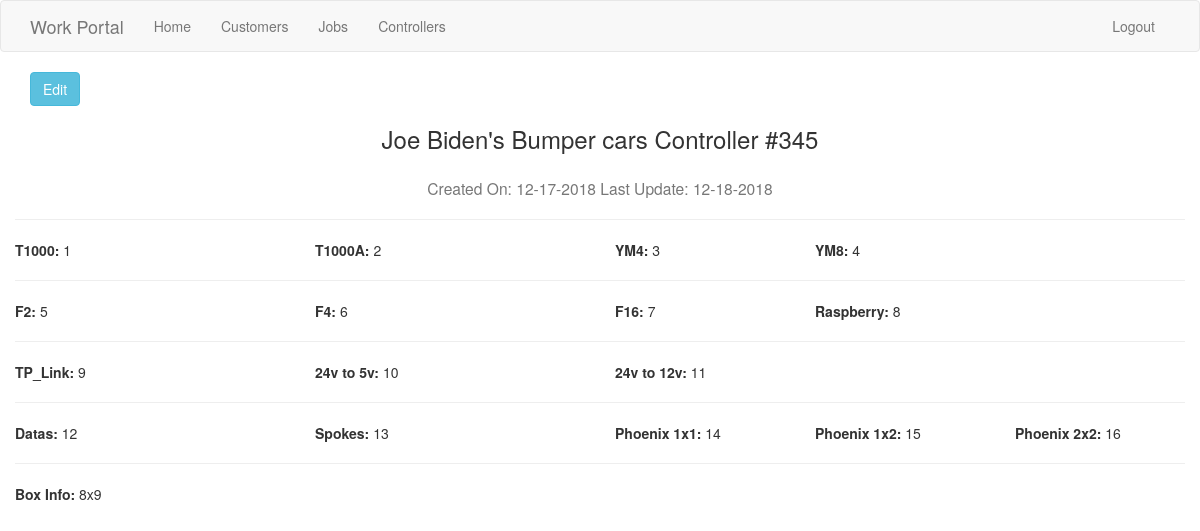
The page /controller/345 (signed in) on the database as committed earlier.
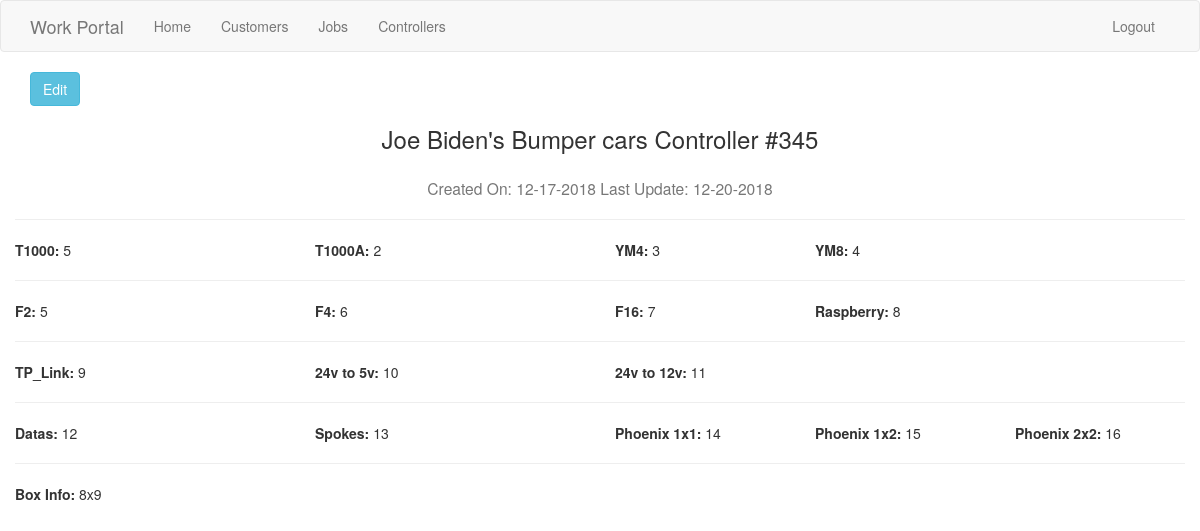
The same page on the database as committed later.
### app/models.py (models this page shows)
class Controller(db.Model):
    id = db.Column(db.Integer, primary_key=True)
    controller_number = db.Column(db.Integer())
    order_id = db.Column(db.Integer(), db.ForeignKey('order.id'))
    customer_id = db.Column(db.Integer(), db.ForeignKey('customer.id'))
    t_one_thousand = db.Column(db.Integer())
    t_one_thousand_a = db.Column(db.Integer())
    ym_four = db.Column(db.Integer())
    ym_eight = db.Column(db.Integer())
    falcon_two = db.Column(db.Integer)
    falcon_four = db.Column(db.Integer())
    falcon_sixteen = db.Column(db.Integer())
    twentyfour_to_five = db.Column(db.Integer())
    twentyfour_to_twelve = db.Column(db.Integer())
    number_of_datas = db.Column(db.Integer())
    raspberry_pi = db.Column(db.Integer())
    tp_link = db.Column(db.Integer())
    spokes = db.Column(db.Integer())
    boxes = db.Column(db.String())
    phoenix_one_by_one = db.Column(db.Integer())
    phoenix_one_by_two = db.Column(db.Integer())
    phoenix_two_by_two = db.Column(db.Integer())
    date_created = db.Column(db.DateTime, nullable=False, default=datetime.now)
    date_updated = db.Column(db.DateTime, onupdate=datetime.now)

### app/controller/routes.py (the view)
@bp.route('/controller/<controller_number>')
@login_required
def detail_controller(controller_number):
    controller = Controller.query.filter_by(controller_number=controller_number).first()
    return render_template('controller/detail_controller.html', controller=controller, image_url=images.url)

### app/models.py (called while the page is built)
@login.user_loader
def load_user(id):
    return User.query.get(int(id))

    def __repr__(self):
        return self.name.title()

### app/templates/controller/detail_controller.html
{% extends "base.html" %}
{% import 'bootstrap/wtf.html' as wtf %}
{% block app_content %}
<a class="btn btn-info" href="{{ url_for('controller.edit_controller', controller_number=controller.controller_number) }}">Edit</a>
<div class="row">
    <div class="text-center">
        <h3>
            {{ controller.customer }}'s
            {{ controller.order.ride.capitalize() }} Controller #{{ controller.controller_number }}
        </h3>
        <h3><small>Created On: {{ controller.date_created.strftime('%m-%d-%Y') }}
        Last Update: {{ controller.date_updated.strftime('%m-%d-%Y') }}</small></h3>
    </div>
    <hr>
    <div class="row">
        <div class="col-lg-3">
            {% if controller.t_one_thousand %}
            <strong> T1000: </strong>{{ controller.t_one_thousand }}
            {% endif %}
        </div>
        <div class="col-lg-3">
            {% if controller.t_one_thousand_a %}
            <strong>T1000A:</strong> {{ controller.t_one_thousand_a }}
            {% endif %}
        </div>
        <div class="col-lg-2">
            {% if controller.ym_four %}
            <strong>YM4:</strong>
            {{ controller.ym_four }}
            {% endif %}
        </div>
        <div class="col-lg-2">
            {% if controller.ym_eight %}
            <strong>YM8: </strong>{{ controller.ym_eight }}
            {% endif %}
        </div>
    </div>
    <hr>
    <div class="row">
        <div class="col-lg-3">
            {% if controller.falcon_two %}
            <strong>F2: </strong> {{ controller.falcon_two }}
            {% endif %}
        </div>
        <div class="col-lg-3">
            {% if controller.falcon_four %}
            <strong>F4: </strong> {{ controller.falcon_four }}
            {% endif %}
        </div>
        <div class="col-lg-2">
            {% if controller.falcon_sixteen %}
            <strong>F16: </strong> {{ controller.falcon_sixteen }}
            {% endif %}
        </div>
        <div class="col-lg-2">
            {% if controller.raspberry_pi %}
            <strong>Raspberry: </strong> {{ controller.raspberry_pi }}
            {% endif %}
        </div>
    </div>
    <hr>
    <div class="row">
        <div class="col-lg-3">
            {% if controller.tp_link %}
            <strong> TP_Link: </strong> {{ controller.tp_link }}
            {% endif %}</div>
        <div class="col-lg-3">
            {% if controller.twentyfour_to_five %}
            <strong>24v to 5v: </strong> {{ controller.twentyfour_to_five }}
            {% endif %}
        </div>
        <div class="col-lg-3">
            {% if controller.twentyfour_to_twelve %}
            <strong>24v to 12v: </strong> {{ controller.twentyfour_to_twelve }}
            {% endif %}
        </div>
    </div>
    <hr>
    <div class="row">
        <div class="col-lg-3">
            {% if controller.number_of_datas %}
            <strong> Datas:</strong> {{ controller.number_of_datas }}
            {% endif %}
        </div>
        <div class="col-lg-3">
            {% if controller.spokes %}
            <strong> Spokes:</strong> {{ controller.spokes }}
            {% endif %}
        </div>
        <div class="col-lg-2">
            {% if controller.phoenix_one_by_one %}
            <strong> Phoenix 1x1:</strong> {{ controller.phoenix_one_by_one }}
            {% endif %}
        </div>
        <div class="col-lg-2">
            {% if controller.phoenix_one_by_two %}
            <strong> Phoenix 1x2:</strong> {{ controller.phoenix_one_by_two }}
            {% endif %}
        </div>
        <div class="col-lg-2">
            {% if controller.phoenix_two_by_two %}
            <strong> Phoenix 2x2:</strong> {{ controller.phoenix_two_by_two }}
            {% endif %}
        </div>
    </div>
    <hr>
    <div class="row">
        <div class="col-lg-12">
            {% if controller.boxes %}
            <strong> Box Info:</strong> {{ controller.boxes }}
            {% endif %}
        </div>
    </div>
    {% endblock %}

Rows that differ between the two databases and show on the page:
changed Controller: date_updated "12-18-2018" → "12-20-2018"; t_one_thousand "1" → "5"
